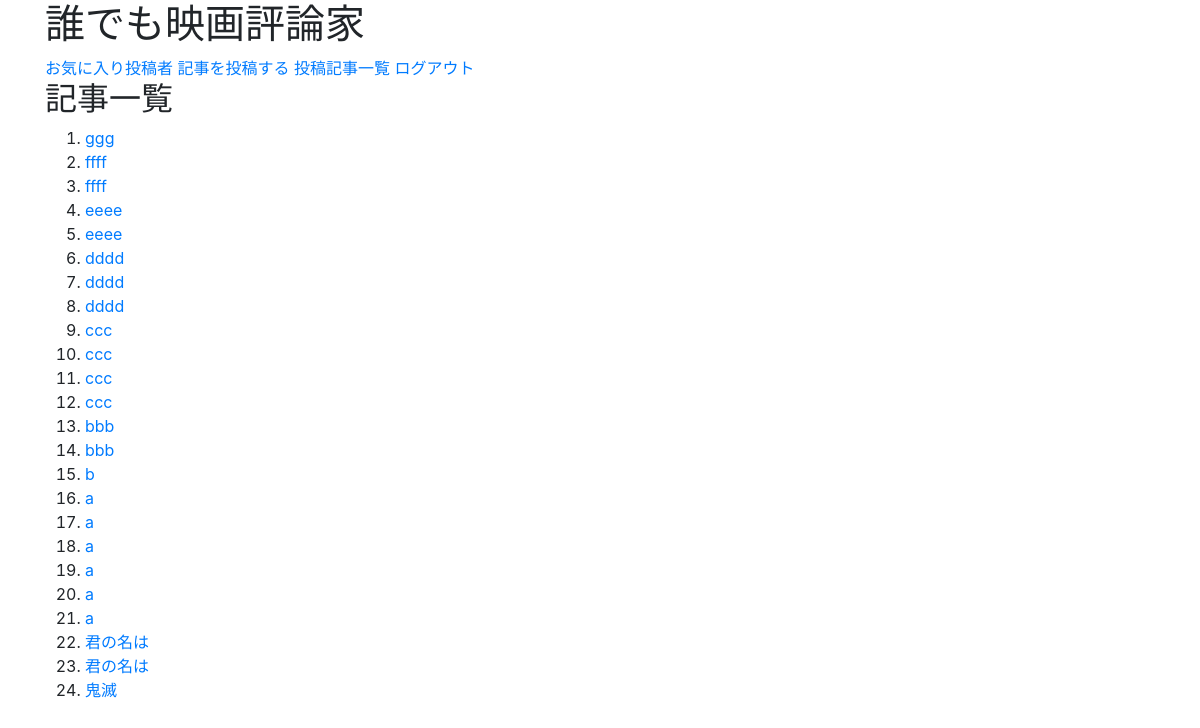
The page /list/ (signed in) on the database as committed earlier.
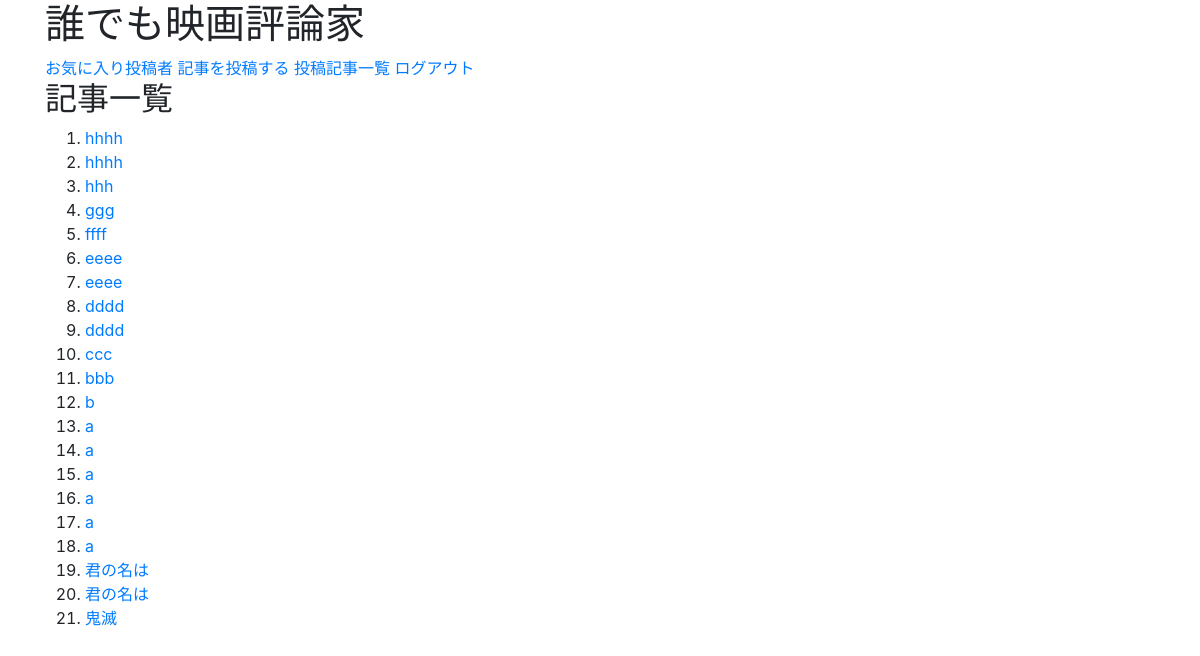
The same page on the database as committed later.
### movieapp/models.py (models this page shows, shortened)
class Post(models.Model):
    created = models.DateTimeField( #記事作成時に自動で時間を入力
        auto_now=True, #新規作成時にのみ時間が入力され、編集時には追加されない
        editable=False, #ユーザーが編集できないように設定
        null=False,
        blank=False)
    update = models.DateTimeField(
        auto_now=True, #編集した時の時間を追加
        editable=False,
        null=False,
        blank=False)
    query = models.TextField(
        blank=True,
        null=True)
    movietitle = models.CharField(
        max_length=200,
        blank=True,
        null=True)
    title = models.CharField(
        max_length=200,
        null=False,
        blank=False)
    body = models.TextField(
        blank=True,
        null=False)
    category = models.ForeignKey(
        Category,
        on_delete=models.CASCADE) #カテゴリーが削除されたらCASCADEで記事も削除されるように設定されている
    tags = models.ManyToManyField(
        Tag, #実際にどのブログのことなのかを指定
        blank=True)

### movieapp/views.py (the view)
# urls.py: path('list/', views.List.as_view(template_name='post_list.html'), name="list"),
class List(ListView):
    model = Post
    queryset = model.objects.order_by('-created')

### templates/post_list.html
{% extends "base.html" %}
{% block content %}
<h2>記事一覧</h2>
<ol>
    {% for post in object_list %}
    <li><a href="{% url 'detail' post.id %}">{{ post.title }}</a></li>
    {% endfor %}
</ol>
{% endblock %}

### templates/base.html (shortened to what this page needs)
{% load static %}
<!DOCTYPE html>
<html lang="ja">
<head>
    <link rel="stylesheet" href="https://stackpath.bootstrapcdn.com/bootstrap/4.5.0/css/bootstrap.min.css">
</head>
<body>
    <header>
        <div class="container">
            <h1><a herf="{% url 'index' %}">誰でも映画評論家</a></h1>
            <div class="header-menu">
                {% if request.user.is_authenticated %}
                    <span><a href="">お気に入り投稿者</a></span>
                    <span><a href="{% url 'create' %}">記事を投稿する</a></span>
                    <span><a href="{% url 'list' %}">投稿記事一覧</a></span>
                    <span><a href="{% url 'logout' %}">ログアウト</a></span>
                {% else %}
                    <span><a href="{% url 'login' %}">ログイン</a></span>
                    <span><a href="{% url 'signup' %}">新規登録</a></span>
                    <span><a href="">お試しログイン</a></span>
                {% endif %}
            </div>
        </div>
    </header>
    <div class="container">
        {% block content %}{% endblock %}
    </div>
</body>
</html>

Rows that differ between the two databases and show on the page:
removed Post: title "ffff"
removed Post: title "dddd"
removed Post: title "ccc"
removed Post: title "ccc"
removed Post: title "ccc"
removed Post: title "bbb"
added Post: title "hhhh"
added Post: title "hhhh"
added Post: title "hhh"
